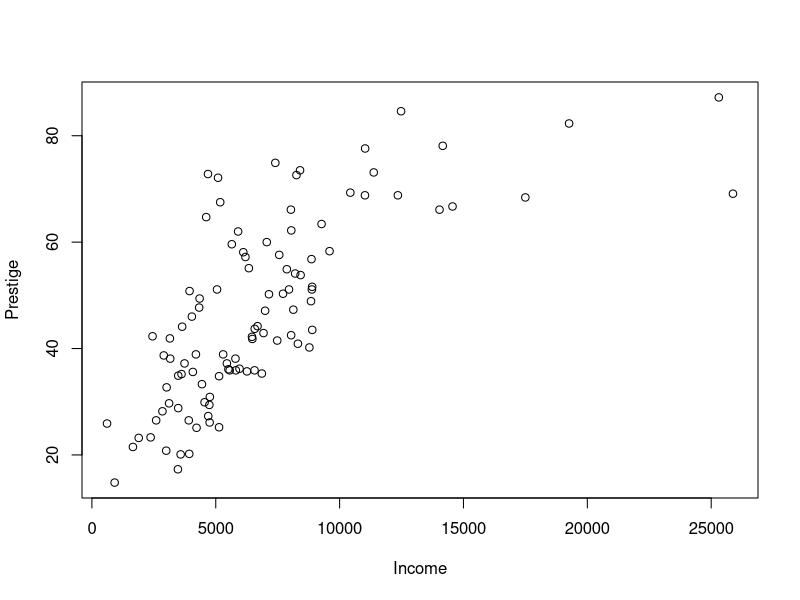
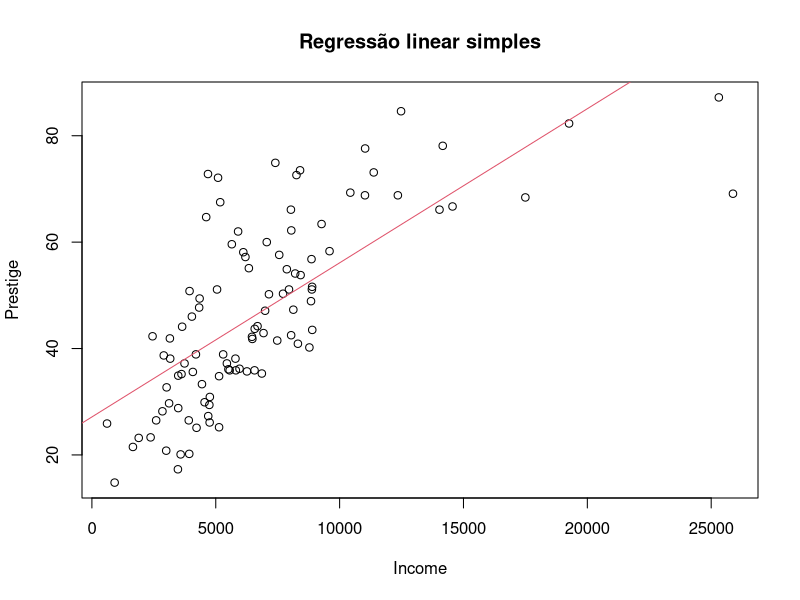
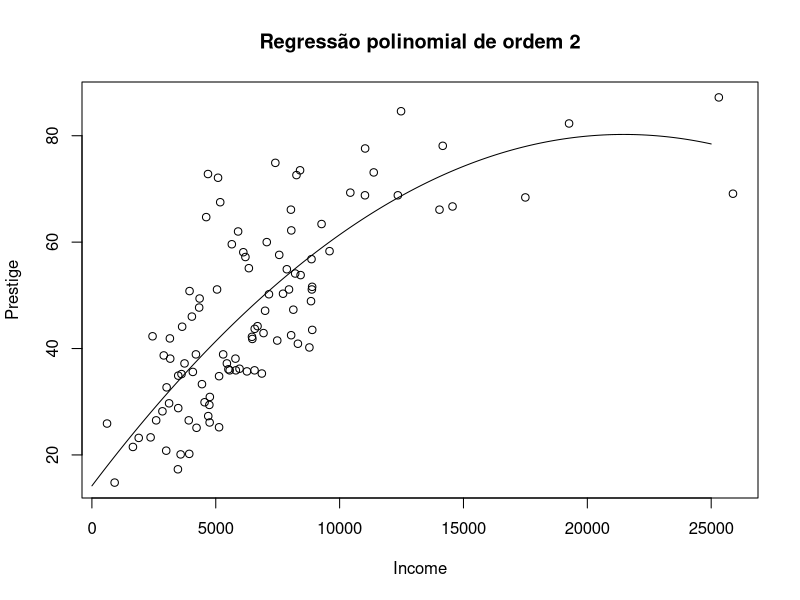
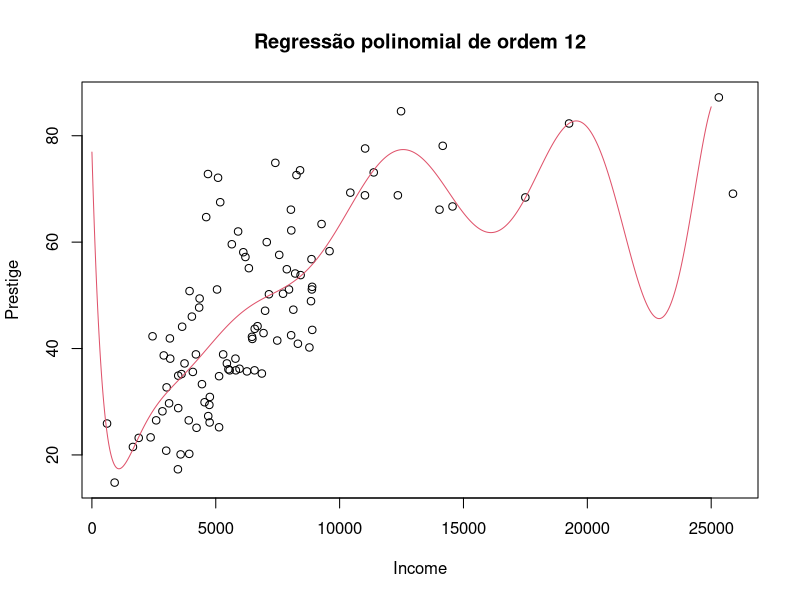

R code for these plots, in order: (Note: this script raises an error after producing the figures.)
## ---- chunk 1
knitr::opts_chunk$set(echo = TRUE)
## ---- chunk 2
require(car)
require(tidyverse)
require(forecast)
## ---- chunk 3
dados  <- (Prestige)
head(dados)
## ---- chunk 4
summary(dados)
## ---- chunk 5
plot(dados$income, dados$prestige, 
     xlab = "Income", ylab = "Prestige")
## ---- chunk 6
fit01 <- lm(prestige ~ income, data = dados )

summary(fit01)
## ---- chunk 7

plot(dados$income, dados$prestige, 
     xlab = "Income", ylab = "Prestige", main = "Regressão linear simples")
abline(coef(fit01), col = 2)
## ---- chunk 8
fit02 <- lm(prestige ~ income + I(income^2) ,data = dados )
summary(fit02)
## ---- chunk 9
plot(dados$income, dados$prestige, 
     xlab = "Income", ylab = "Prestige", main = "Regressão polinomial de ordem 2")

nd <- data.frame(income = 1:25000)
nd$y <- predict(fit02, nd)
with(nd, lines(y ~ income, col=1))

## ---- chunk 10
fit03 <- lm(prestige ~ poly(income, 12),data = dados )
nd2 <- data.frame(income = 1:25000)
nd2$y <- predict(fit03, nd2)
## ---- chunk 11
plot(dados$income, dados$prestige, 
     xlab = "Income", ylab = "Prestige", main = "Regressão polinomial de ordem 12")

with(nd2, lines(y ~ income, col=2))
## ---- chunk 12
anova(fit02, fit03)
## ---- chunk 13
bcox <- MASS::boxcox(fit01)

## ---- chunk 14
lambda <- bcox$x[which.max(bcox$y)]

dados $income_boxcox <- ((dados $income^lambda) - 1)/lambda

fit0bc <- lm(prestige ~ income_boxcox, data = dados ) 

## ---- chunk 15

plot(dados $income_boxcox, dados $prestige, 
     xlab = "Income Box cox", ylab = "Prestige");
abline(coef(fit0bc), col = 2)
## ---- chunk 16
# Cortando os dados
dado_filtrado_low <- dados %>%
  filter(income < 10000)

dado_filtrado_hig <- dados %>%
  filter(income > 10000)

# Ajustando as regressões para cada parte
fit_low <- lm(prestige ~ income, data = dado_filtrado_low)  
fit_hig <- lm(prestige ~ income, data = dado_filtrado_hig) 

# Predizendo so valores que usaremos para plotar
nd_low <- data.frame(income = 1:10000)
nd_low$y <- predict(fit_low, nd_low)

nd_hig <- data.frame(income = 10000:25000)
nd_hig$y <- predict(fit_hig, nd_hig)

plot(dados $income, dados $prestige, 
     xlab = "Income", ylab = "Prestige");
with(nd_low, lines(y ~ income, col=2));
with(nd_hig, lines(y ~ income, col=3))
## ---- chunk 17
library(segmented)

fit.Segmentada <- segmented(fit01, seg.Z = ~income, psi = 10000)
summary(fit.Segmentada)

## ---- chunk 18
plot(dados $income, dados $prestige, 
     xlab = "Income", ylab = "Prestige")
plot(fit.Segmentada, add = T)
## ---- chunk 19
library(splines)

plot(dados $income, dados $prestige, 
     xlab = "Income", ylab = "Prestige")
fitss <- smooth.spline(x = dados$income, y = dados$prestige, cv = F)

lines(fitss)
## ---- chunk 20
fitss2 <- smooth.spline(x = dados$income, y = dados$prestige, cv = T)
## ---- chunk 21
plot(dados $income, dados $prestige, 
     xlab = "Income", ylab = "Prestige")
lines(fitss2, col = 1)
with(nd, lines(y ~ income, col=2))
legend("bottomright", legend = c("ss", "lm"), col = c(1,2), bty = "n", lty = 1)
